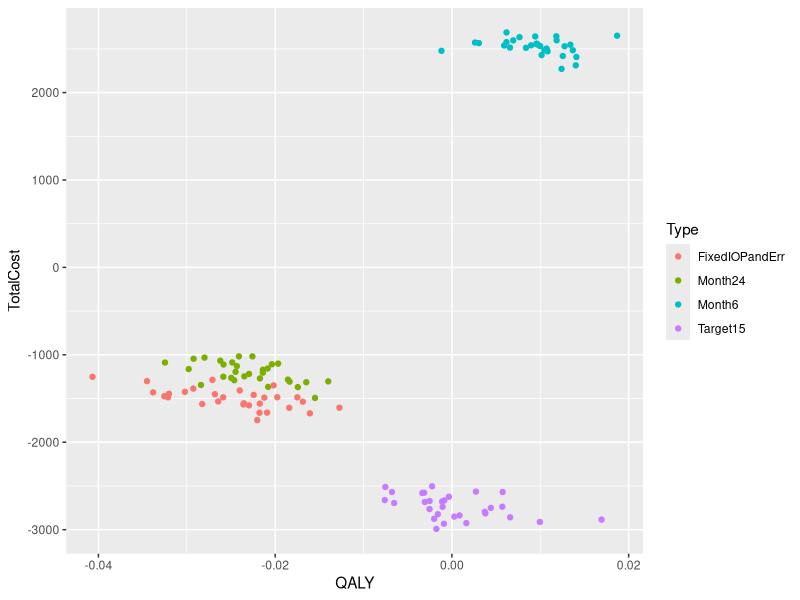
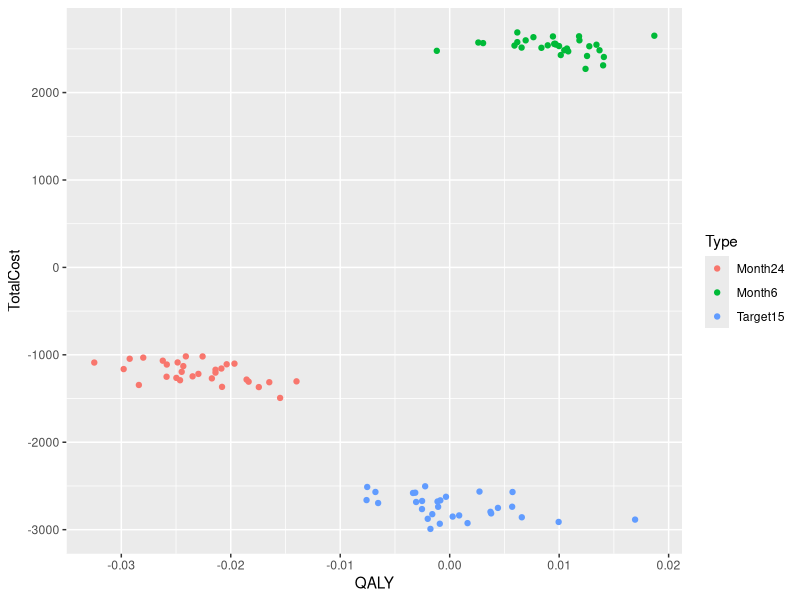

Generate these figures, in order, with R:
UsualCare = read.csv("UsualCare.csv",header = T)
Target15 = read.csv("15Taget.csv",header = T)
Month6 = read.csv ("6Interval.csv",header = T)
Month24 = read.csv ("24Interval.csv",header = T)
XModel = read.csv("XModel.csv",header = T)
UsualCare$Type = "UsualCare"
Target15$Type = "Target15"
Month6$Type = "Month6"
Month24$Type = "Month24"
XModel$Type = "FixedIOPandErr"
#QALY
Target15$QALY = Target15$QALY - UsualCare$QALY
Month6$QALY = Month6$QALY - UsualCare$QALY
Month24$QALY = Month24$QALY- UsualCare$QALY
XModel$QALY = XModel$QALY - UsualCare$QALY
#TotalCost
Target15$TotalCost = Target15$TotalCost - UsualCare$TotalCost
Month6$TotalCost = Month6$TotalCost - UsualCare$TotalCost
Month24$TotalCost = Month24$TotalCost- UsualCare$TotalCost
XModel$TotalCost = XModel$TotalCost- UsualCare$TotalCost

MasterData = rbind(Target15,Month6,Month24,XModel)
MasterPartial = rbind(Target15,Month6,Month24)
library(ggplot2)
qplot(QALY,TotalCost,data = MasterData,color = Type)
qplot(QALY,TotalCost,data = MasterPartial,color = Type)
